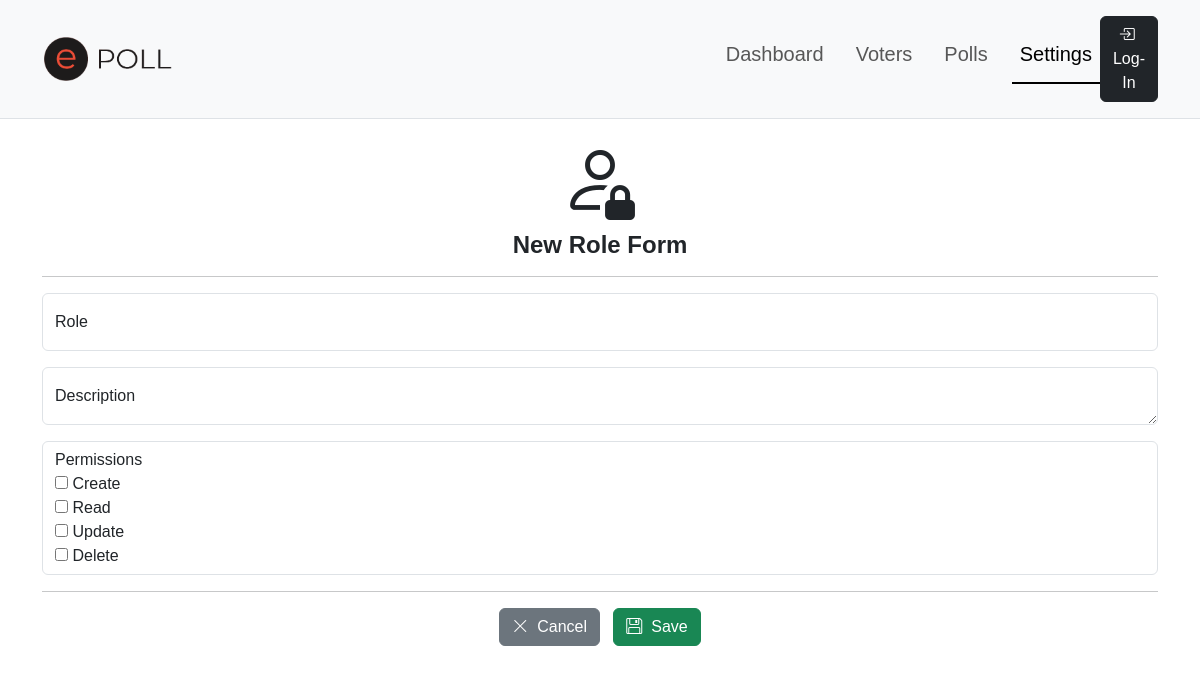
/settings/new_role/, run on an earlier commit of the app's database.
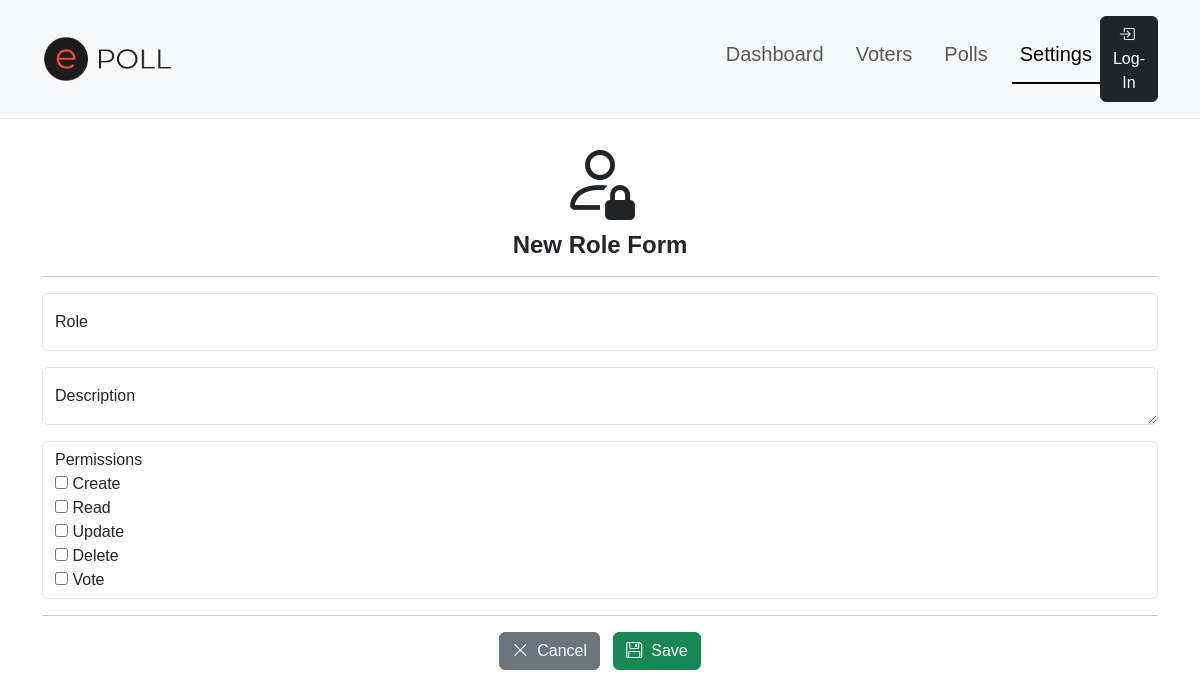
And on a later commit of the database.
### app/models.py (models this page shows)
class Permission(Enum):
    CREATE = 'Create'
    READ = 'Read'
    UPDATE = 'Update'
    DELETE = 'Delete'
    ADMIN = 'Admin'

### app/settings.py (the view, shortened to what this page needs)
@sbp.route('/new_role/', methods=['GET', 'POST'])
def new_role():
    form = RoleForm()
    form.permissions.choices = [(p.id, p.name) for p in Permission.query.all()]
    return render_template('admin/settings/role/create.html', title='New Role', form=form, SETTINGS=True)

### app/forms.py
class RoleForm(FlaskForm):
    name = StringField("Role", validators=[DataRequired(), Length(max=20)],
                       render_kw={"placeholder":"Role", "class":"form-control", "required":"required"})
    description = TextAreaField("Description", validators=[Length(max=120)],
                       render_kw={"placeholder": "Description", "type":"text", "class": "form-control"})
    permissions = SelectMultipleField('Permissions', coerce=str,
                                    option_widget=CheckboxInput(),
                                    widget=ListWidget(prefix_label=False))

### app/templates/admin/settings/role/create.html (shortened to what this page needs)
{% extends "shared/adminlayout.html" %}
{% block content %}
<div class="container mt-3">
    <div class="text-center">
        <i class="bi bi-person-lock display-1"></i>
        <h4><strong>{{title}} Form</strong></h4>
    </div>
    <hr>
    <form method="POST">
        <div class="form-floating mb-3">
            {{ form.name }}
            {{ form.name.label }}
        </div>
        <div class="form-floating mb-3">
            {{ form.description }}
            {{ form.description.label }}
        </div>
        <div class="form-control">
            {{form.permissions.label}}
            {% for subfield in form.permissions %}
            <div>
                {{ subfield }} {{ subfield.label.text }}
            </div>
            {% endfor %}
        </div>
        <hr>
        <div class="text-center mb-3">
            <div class="col">
                <a href="{{ url_for('settings.roles') }}" class="btn btn-secondary"><i class="bi bi-x-lg"></i>&nbsp; Cancel</a> &nbsp;
                <button type="submit" class="btn btn-success"><i class="bi bi-floppy"></i>&nbsp; Save</button>
            </div>
        </div>
    </form>
</div>
{% endblock %}

What changed in the data, as far as the page shows it:
added Permission: label.text "Vote"
